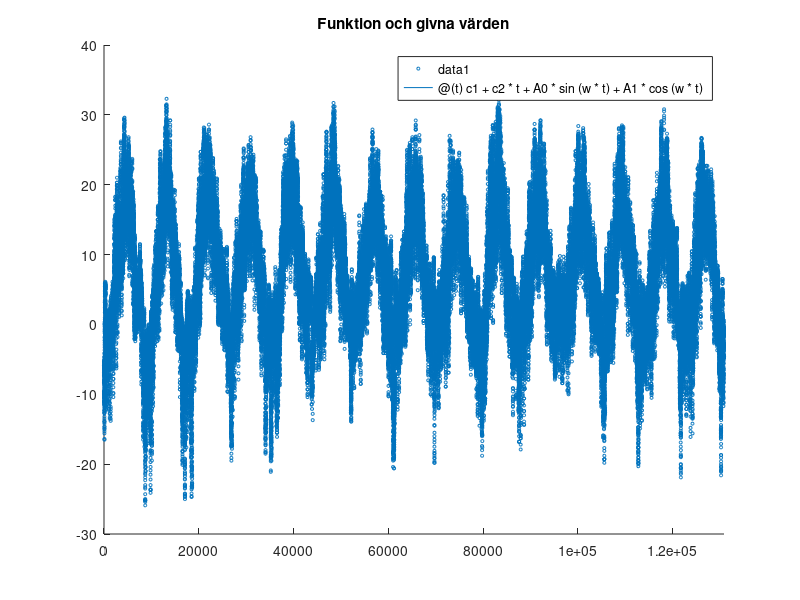

Reproduce this figure in MATLAB.
clear
load STHLMARLANDA.mat
w = (2.*pi)/(365.*24);

%UPPGIFT 1a)

%T = c1 + c2*t + A0*sin(w*t) + A1*cos(w*t);
%A0 = c3*cos(w*ts);
%A1 = c3*(-sin(w*ts));

%Designmatrisen, Ax=b där Td=b i vårt fall:
A = zeros(length(Td),4);
for t = 0:length(Td)-1 %Tiden går från 0 till 130813, alltså 130814 "steg"
    A(t+1,:) = [1, t, sin(w.*t), cos(w.*t)];
end

%Koefficientmatrisen, x:
AT = transpose(A);
x = (AT*A)\(AT*Td);


%UPPGIFT 1b)

%Beräknar c1, c2, c3 och ts:
c1 = x(1);
c2 = x(2);
disp(['c1 = ',num2str(c1)]);
disp(['c2 = ',num2str(c2)]);
A0 = x(3);
A1 = x(4);
c3 = sqrt((A0.^2) + (A1.^2));
disp(['c3 = ',num2str(c3)]);

ts = (1/w)*atan(-A1/A0);
disp(['ts = ',num2str(ts)]);

%Plottar:
t = (0:(length(Td)-1));
scatter(t, Td, 5)
title('Funktion och givna värden')
hold on
tinterval = [0 (length(Td)-1)];
fplot(@(t) c1 + c2*t + A0*sin(w*t) + A1*cos(w*t), tinterval)
hold off


%UPPGIFT 1c)

%Räknar ut Tmod:
tspan = (0:length(Td)-1);
Tmod = zeros(length(Td),1);
for t = tspan
    Tmod(t+1) = c1 + c2*t + A0*sin(w*t) + A1*cos(w*t);
end
Tdiff = Td-Tmod;

%Beräknar 2-normen av residualen:
residual_2_norm = norm(Tdiff,2);

%Beräknar L^2-normen:
diskret_L2_norm = norm(Tdiff,2)/(sqrt(length(Td)));


%UPPGIFT 1d)

%Normalekvation och backslash, Ax=b -> ATAx=ATb:
AT = transpose(A);
x1 = (AT*A)\(AT*Td);

%Backslash direkt:
x2 = A\Td;

%Skillnaden mellan metoderna:
x_skillnad = x1-x2;
disp(['Skillnaden i koefficienter mellan normalekvation och direkt backslash är c1=',num2str(x_skillnad(1)),', c2=',num2str(x_skillnad(2)),', A0=',num2str(x_skillnad(3)),', A1=',num2str(x_skillnad(4))]);

%Konditionstalet för matrisen för normalekvationerna:
cond1 = cond(AT*A, inf);
disp(['Konditionstalet är ',num2str(cond1)])
